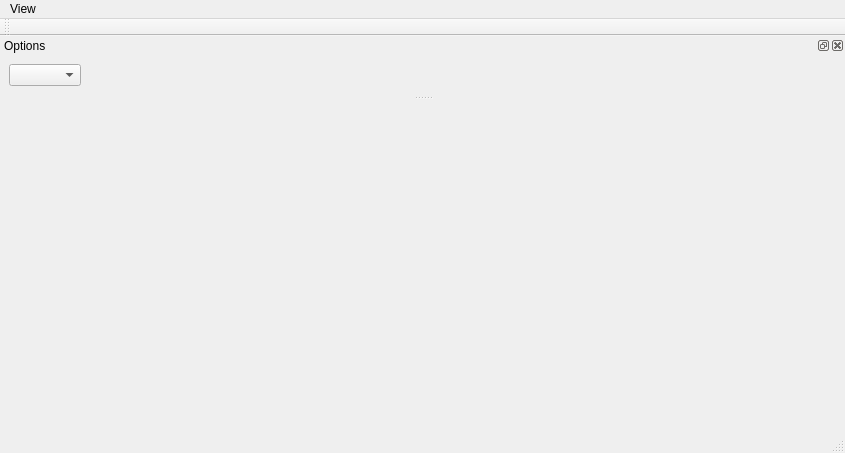
<?xml version="1.0" encoding="UTF-8"?>
<ui version="4.0">
 <author>D.K.</author>
 <class>Currencies</class>
 <widget class="QMainWindow" name="Currencies">
  <property name="geometry">
   <rect>
    <x>0</x>
    <y>0</y>
    <width>845</width>
    <height>453</height>
   </rect>
  </property>
  <property name="sizePolicy">
   <sizepolicy hsizetype="Maximum" vsizetype="Maximum">
    <horstretch>0</horstretch>
    <verstretch>0</verstretch>
   </sizepolicy>
  </property>
  <property name="windowTitle">
   <string>Currencies</string>
  </property>
  <property name="dockOptions">
   <set>QMainWindow::AllowNestedDocks|QMainWindow::AllowTabbedDocks|QMainWindow::AnimatedDocks</set>
  </property>
  <widget class="QWidget" name="centralwidget">
   <layout class="QVBoxLayout" name="verticalLayout">
    <item>
     <widget class="MatplotlibWidget" name="mplwidget"/>
    </item>
   </layout>
  </widget>
  <widget class="QMenuBar" name="menubar">
   <property name="geometry">
    <rect>
     <x>0</x>
     <y>0</y>
     <width>845</width>
     <height>21</height>
    </rect>
   </property>
   <widget class="QMenu" name="menuView">
    <property name="title">
     <string>View</string>
    </property>
    <addaction name="actionShow_Options"/>
   </widget>
   <addaction name="menuView"/>
  </widget>
  <widget class="QStatusBar" name="statusbar"/>
  <widget class="QToolBar" name="toolBar">
   <property name="windowTitle">
    <string>toolBar</string>
   </property>
   <attribute name="toolBarArea">
    <enum>TopToolBarArea</enum>
   </attribute>
   <attribute name="toolBarBreak">
    <bool>false</bool>
   </attribute>
  </widget>
  <widget class="QDockWidget" name="Options_DW_2">
   <property name="windowTitle">
    <string>Options</string>
   </property>
   <attribute name="dockWidgetArea">
    <number>4</number>
   </attribute>
   <widget class="QWidget" name="dockWidgetContents_2">
    <layout class="QFormLayout" name="formLayout">
     <item row="0" column="0">
      <widget class="QComboBox" name="CSel_CB"/>
     </item>
    </layout>
   </widget>
  </widget>
  <action name="actionShow_Options">
   <property name="text">
    <string>Show Options</string>
   </property>
  </action>
 </widget>
 <customwidgets>
  <customwidget>
   <class>MatplotlibWidget</class>
   <extends>QWidget</extends>
   <header>matplotlibwidget</header>
  </customwidget>
 </customwidgets>
 <resources/>
 <connections/>
 <designerdata>
  <property name="gridDeltaX">
   <number>10</number>
  </property>
  <property name="gridDeltaY">
   <number>10</number>
  </property>
  <property name="gridSnapX">
   <bool>true</bool>
  </property>
  <property name="gridSnapY">
   <bool>true</bool>
  </property>
  <property name="gridVisible">
   <bool>false</bool>
  </property>
 </designerdata>
</ui>
